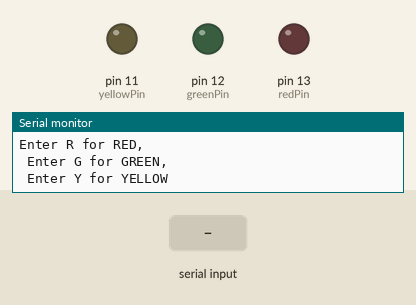
Recording of a sketch running on a simulated Arduino Uno, built with avr-gcc and run on an emulated ATmega328P. Shown: output pins drawn as LEDs (lit = HIGH), the last lines printed to the serial monitor. The test bench sets the inputs (shaded band).

Above: at 1.2 s.
1.3 s: "R" received over Serial
At 3.1 s:
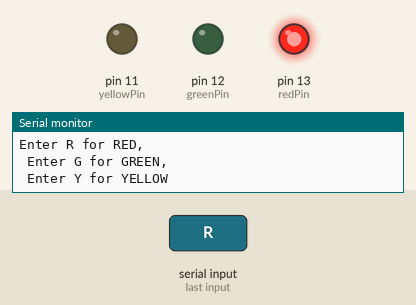
3.8 s: "G" received over Serial
At 6.0 s:
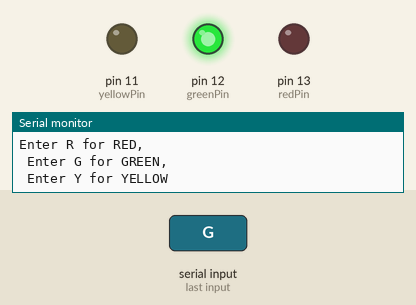
6.3 s: "Y" received over Serial
At 8.1 s:
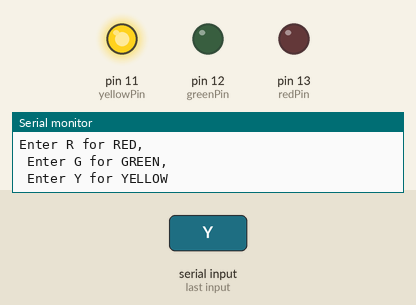
Timing chart, 0 to 9.6 s (numbered marks = the images above; inputs shaded):
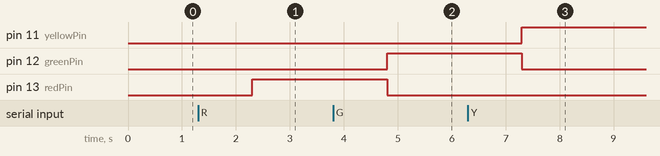

Measured:
- after the input at 1.3 s, pin 13 (redPin): LOW → HIGH after 1.0 s
- after the input at 3.8 s, pin 12 (greenPin): LOW → HIGH after 1.0 s; pin 13 (redPin): HIGH → LOW after 1.0 s
- after the input at 6.3 s, pin 11 (yellowPin): LOW → HIGH after 1.0 s; pin 12 (greenPin): HIGH → LOW after 1.0 s

The sketch:

10_user_string_input_for_led.ino
```cpp
String message = "Enter R for RED, \n Enter G for GREEN, \n Enter Y for YELLOW";
String userOption;

int redPin = 13;
int greenPin = 12;
int yellowPin = 11;

void setup() {
  Serial.begin(9600);
  // put your setup code here, to run once:
  pinMode(redPin, OUTPUT);
  pinMode(greenPin, OUTPUT);
  pinMode(yellowPin, OUTPUT);
}

void ledAction(String userOption) {
  if (userOption == "R" || userOption == "r") {
    Serial.println("RED OPTION");
    digitalWrite(redPin, HIGH);
    digitalWrite(greenPin, LOW);
    digitalWrite(yellowPin, LOW);
  } else if (userOption ==  "G" || userOption == "g") {
    Serial.println("GREEN OPTION");
    digitalWrite(greenPin, HIGH);
    digitalWrite(redPin, LOW);
    digitalWrite(yellowPin, LOW);
  } else if (userOption == "Y" || userOption == "y") {
    Serial.println("YELLOW OPTION");
    digitalWrite(yellowPin, HIGH);
    digitalWrite(redPin, LOW);
    digitalWrite(greenPin, LOW);
  } else {
    Serial.println("OPTION NOT MATCHED");
  }
}


String userInput() {

  Serial.println(message);
  while (Serial.available() == 0) {}
  userOption = Serial.readString();
  userOption.trim();
  Serial.println(userOption);
  if (userOption == "R" || userOption == "G" || userOption == "Y") {
    ledAction(userOption);
  } else {
    Serial.println("invalid Option please provide input again ");
    userInput();
  }
  return userOption;
}


void loop() {

  userOption = userInput();

  ledAction(userOption);

}
```
